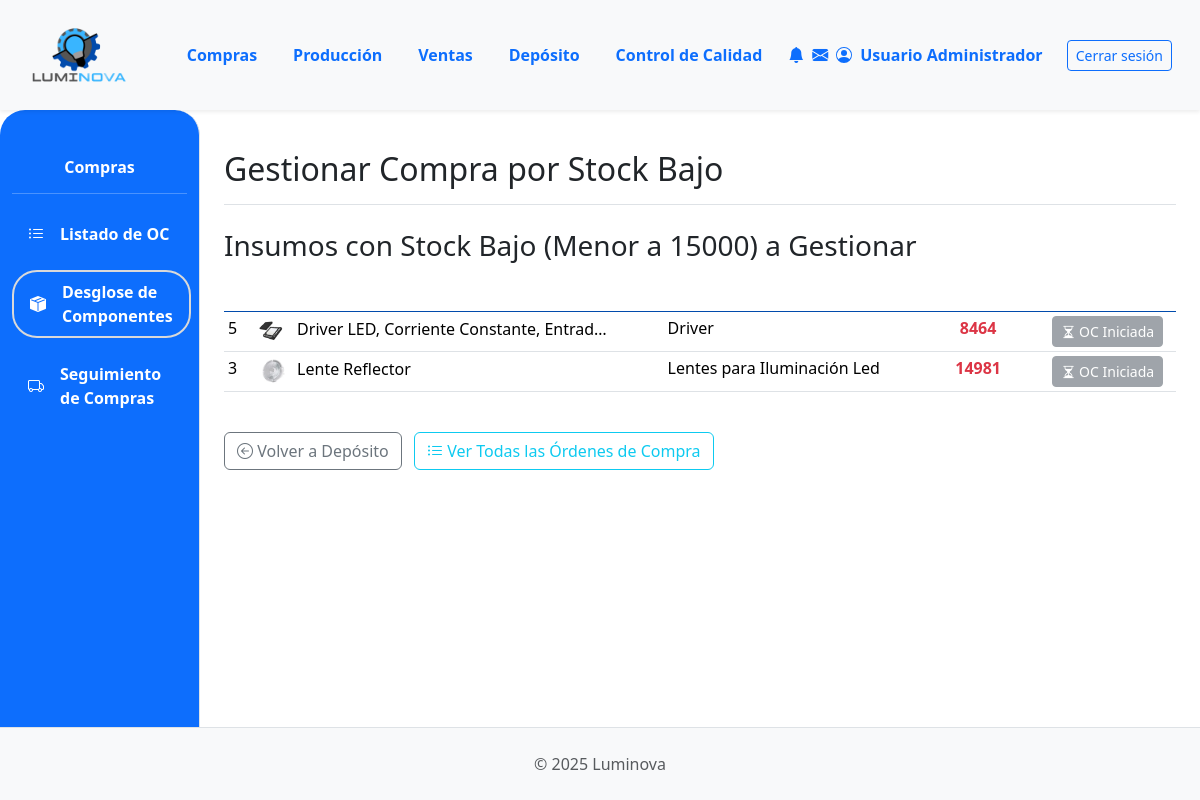
The page /compras/desglose/ (signed in) on the database as committed earlier.
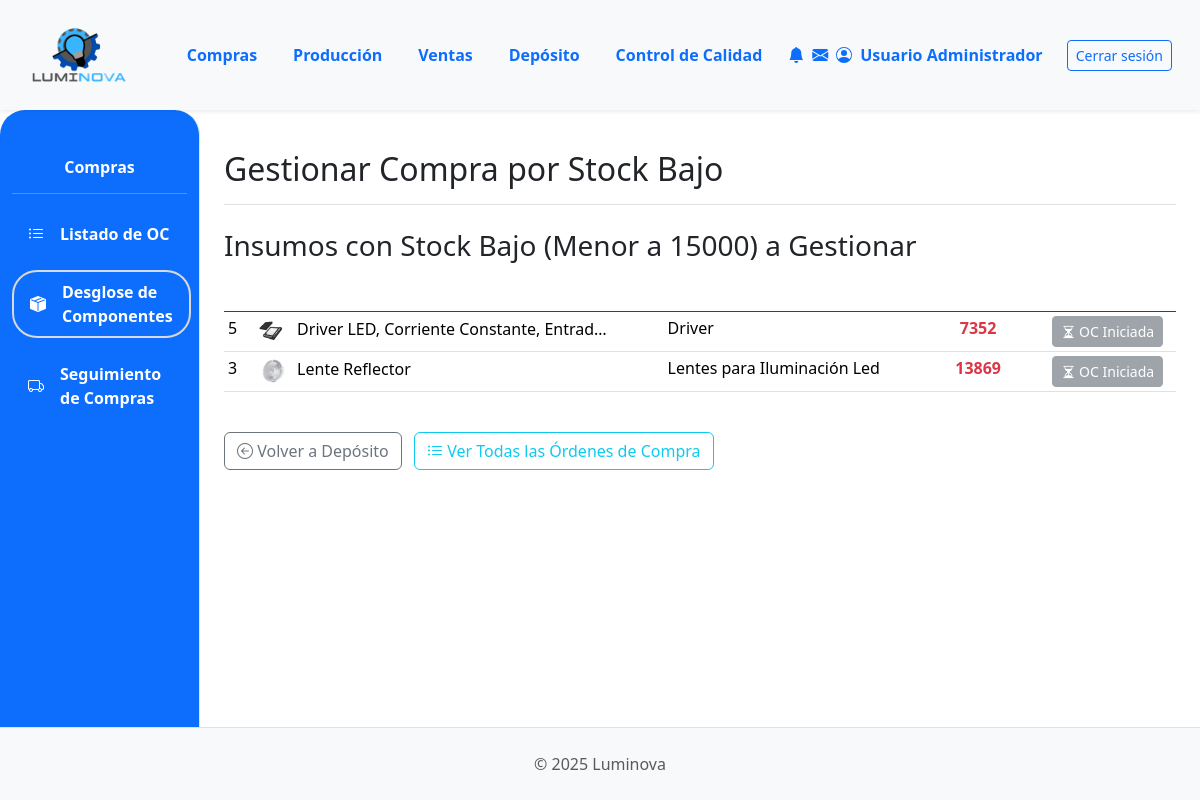
The same page on the database as committed later.
### App_LUMINOVA/models.py (models this page shows, shortened)
class Insumo(models.Model):
    descripcion = models.CharField(max_length=255)
    categoria = models.ForeignKey(
        CategoriaInsumo, on_delete=models.PROTECT, related_name="insumos"
    )
    fabricante = models.CharField(max_length=100, blank=True)
    fabricante = models.ForeignKey(
        Fabricante,
        on_delete=models.SET_NULL,  # O models.PROTECT si no quieres que se borre el insumo si se borra el fabricante
        null=True,
        blank=True,  # Permite insumos sin fabricante asignado o si es desconocido
        related_name="insumos_fabricados",
    )
    imagen = models.ImageField(null=True, blank=True, upload_to="insumos/")
    stock = models.IntegerField(default=0)
    cantidad_en_pedido = models.PositiveIntegerField(
    default=0,
    verbose_name="Cantidad en Pedido",
    blank=True,
    null=True # PERMITIR NULL EN LA BASE DE DATOS
)

class CategoriaInsumo(models.Model):
    nombre = models.CharField(
        max_length=100, unique=True, verbose_name="Nombre Categoría Insumo"
    )  # Aumentado max_length
    imagen = models.ImageField(upload_to="categorias_insumos/", null=True, blank=True)
    class Meta:
        verbose_name = "Categoría de Insumo"
        verbose_name_plural = "Categorías de Insumos"

### App_LUMINOVA/views.py (the view)
# urls.py: path('compras/desglose/', compras_desglose_view, name='compras_desglose'),
@login_required
def compras_desglose_view(request):
    logger.info("--- compras_desglose_view: INICIO ---")
    UMBRAL_STOCK_BAJO_INSUMOS = 15000
    insumos_criticos_query = Insumo.objects.filter(
        stock__lt=UMBRAL_STOCK_BAJO_INSUMOS
    ).select_related('categoria').order_by( # Quitamos 'proveedor' del select_related aquí
        'categoria__nombre', 'stock', 'descripcion'
    )
    insumos_criticos_list_con_estado_oc = []
    for insumo_item in insumos_criticos_query: # Cambiado 'insumo' a 'insumo_item' para evitar conflicto de nombres si 'insumo' se usa más tarde
        oc_pendiente_existe = Orden.objects.filter(
            insumo_principal=insumo_item, # Usar insumo_item
            tipo='compra'
        ).exclude(
            Q(estado='COMPLETADA') | Q(estado='RECIBIDA_TOTAL') | Q(estado='CANCELADA')
        ).exists()
        insumos_criticos_list_con_estado_oc.append({
            'insumo': insumo_item, # Pasar el objeto insumo completo
            'tiene_oc_pendiente': oc_pendiente_existe
        })
        if oc_pendiente_existe:
            logger.info(f"Insumo crítico '{insumo_item.descripcion}' (ID: {insumo_item.id}) YA TIENE una OC pendiente.")
        else:
            logger.info(f"Insumo crítico '{insumo_item.descripcion}' (ID: {insumo_item.id}) NO tiene OC pendiente.")
    logger.info(f"Compras_desglose_view: Total insumos críticos para mostrar: {len(insumos_criticos_list_con_estado_oc)}")
    context = {
        'insumos_criticos_list_con_estado': insumos_criticos_list_con_estado_oc,
        'umbral_stock_bajo': UMBRAL_STOCK_BAJO_INSUMOS,
        'titulo_seccion': 'Gestionar Compra por Stock Bajo',
    }
    return render(request, 'compras/compras_desglose.html', context)

### App_LUMINOVA/templates/compras/compras_desglose.html (shortened to what this page needs)
{% extends 'padre.html' %}
{% load static %}
{% load django_bootstrap5 %}
{% block sidebar_content %}
    {% include 'compras/compras_sidebar.html' %}
{% endblock %}
{% block content %}
<div class="d-flex justify-content-between flex-wrap flex-md-nowrap align-items-center pt-3 pb-2 mb-3 border-bottom">
    <h1 class="h2">{{ titulo_seccion }}</h1>
</div>
<h3 class="mt-4">Insumos con Stock Bajo (Menor a {{ umbral_stock_bajo }}) a Gestionar</h3>
{% if insumos_criticos_list_con_estado %}
<div class="table-responsive mt-3">
    <table class="table table-hover table-sm">
        <thead class="color-thead">
            <tr>
                <th class="color-thead">ID</th>
                <th class="color-thead">Insumo</th>
                <th class="color-thead">Categoría</th>
                <th class="text-center color-thead">Stock Actual</th>
                <th class="text-center color-thead">Acción</th>
            </tr>
        </thead>
        <tbody>
            {% for item_data in insumos_criticos_list_con_estado %}
            <tr>
                <td>{{ item_data.insumo.id }}</td>
                <td>
                    {% if item_data.insumo.imagen %}
                        <img src="{{ item_data.insumo.imagen.url }}" alt="{{ item_data.insumo.descripcion }}" style="width: 30px; height: 30px; object-fit: cover; border-radius: 3px; margin-right: 5px;">
                    {% endif %}
                    {{ item_data.insumo.descripcion|truncatechars:40 }}
                </td>
                <td>{{ item_data.insumo.categoria.nombre|default_if_none:"N/A" }}</td>
                <td class="text-center fw-bold text-danger">{{ item_data.insumo.stock }}</td>
                <td class="text-center">
                    {% if item_data.tiene_oc_pendiente %}
                        <button class="btn btn-sm btn-secondary" disabled
                                title="Ya existe una Orden de Compra en proceso para este insumo. Revise el Listado de OC.">
                            <i class="bi bi-hourglass-split"></i> OC Iniciada
                        </button>
                    {% else %}
                        <a href="{% url 'App_LUMINOVA:compras_seleccionar_proveedor_para_insumo' item_data.insumo.id %}"
                           class="btn btn-sm btn-primary"
                           title="Seleccionar Proveedor para {{ item_data.insumo.descripcion }}">
                            <i class="bi bi-people-fill"></i> Sel. Proveedor
                        </a>
                    {% endif %}
                </td>
            </tr>
            {% endfor %}
        </tbody>
    </table>
</div>
{% else %}
<div class="alert alert-success mt-3" role="alert">
    <i class="bi bi-check-circle-fill"></i> No hay insumos críticos que requieran gestión de compra inmediata (stock ≥ {{ umbral_stock_bajo }} o ya tienen OC en proceso).
</div>
{% endif %}
<div class="mt-4">
    <a href="{% url 'App_LUMINOVA:deposito_view' %}" class="btn btn-outline-secondary">
        <i class="bi bi-arrow-left-circle"></i> Volver a Depósito
    </a>
    <a href="{% url 'App_LUMINOVA:compras_lista_oc' %}" class="btn btn-outline-info ms-2">
        <i class="bi bi-list-ul"></i> Ver Todas las Órdenes de Compra
    </a>
</div>
{% endblock %}

Rows that differ between the two databases and show on the page:
changed Insumo "Driver LED, Corriente Constante, Entrad…": insumo.stock "8464" → "7352"
changed Insumo "Lente Reflector": insumo.stock "14981" → "13869"
